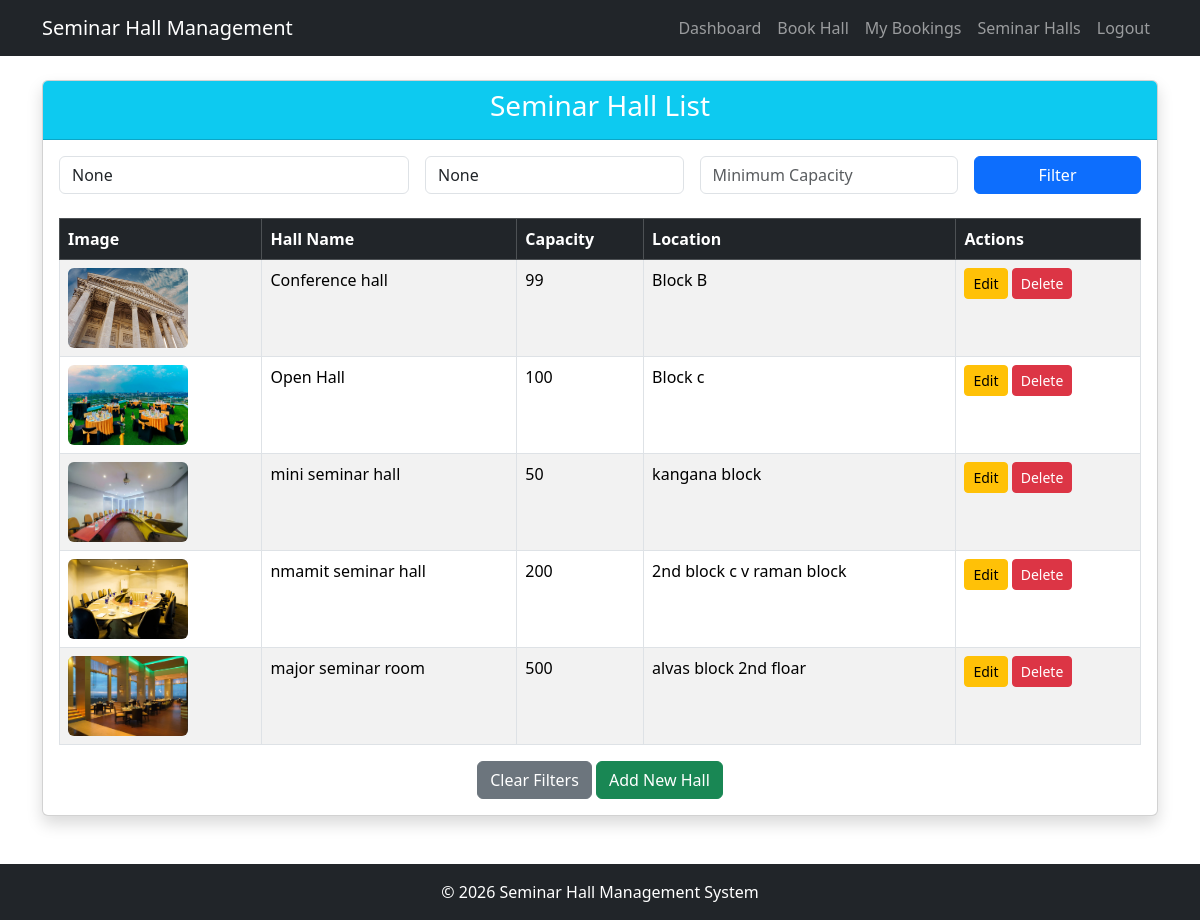
/hall-list/ (signed in), run on the app's committed database.
### accounts/models.py (models this page shows, shortened)
class SeminarHall(models.Model):
    hall_name = models.CharField(max_length=100)
    capacity = models.IntegerField()
    location = models.CharField(max_length=100)
    description = models.TextField()
    image = models.ImageField(upload_to='hall_images/', blank=True, null=True)

### accounts/views.py (the view)
# urls.py: path('hall-list/', views.hall_list, name='hall_list'),
@login_required
def hall_list(request):
    halls = SeminarHall.objects.all()
    search = request.GET.get('search')
    location = request.GET.get('location')
    capacity = request.GET.get('capacity')
    if search:
        halls = halls.filter(hall_name__icontains=search)
    if location:
        halls = halls.filter(location__icontains=location)
    if capacity:
        halls = halls.filter(capacity__gte=capacity)
    context = {
        'halls': halls,
        'search': search,
        'location': location,
        'capacity': capacity,
    }
    return render(request, 'accounts/hall_list.html', context)

### accounts/templates/accounts/hall_list.html (shortened to what this page needs)
{% extends 'accounts/base.html' %}
{% block content %}
<div class="card shadow">
    <div class="card-header bg-info text-white text-center">
        <h3>Seminar Hall List</h3>
    </div>
    <div class="card-body">
        <form method="GET" class="row g-3 mb-4">
            <div class="col-md-4">
                <input
                    type="text"
                    name="search"
                    class="form-control"
                    placeholder="Search Hall Name"
                    value="{{ search }}">
            </div>
            <div class="col-md-3">
                <input
                    type="text"
                    name="location"
                    class="form-control"
                    placeholder="Location"
                    value="{{ location }}">
            </div>
            <div class="col-md-3">
                <input
                    type="number"
                    name="capacity"
                    class="form-control"
                    placeholder="Minimum Capacity"
                    value="{{ capacity }}">
            </div>
            <div class="col-md-2 d-grid">
                <button type="submit" class="btn btn-primary">
                    Filter
                </button>
            </div>
        </form>
        <table class="table table-bordered table-hover table-striped">
            <thead class="table-dark">
                <tr>
                    <th>Image</th>
<th>Hall Name</th>
<th>Capacity</th>
<th>Location</th>
<th>Actions</th>
                </tr>
            </thead>
            <tbody>
            {% for hall in halls %}
            <tr>
                <td>
                    {% if hall.image %}
                        <img src="{{ hall.image.url }}"
                             width="120"
                             height="80"
                             class="rounded">
                    {% else %}
                        No Image
                    {% endif %}
                </td>
                <td>{{ hall.hall_name }}</td>
                <td>{{ hall.capacity }}</td>
                <td>{{ hall.location }}</td>
                <td>
                    <a href="{% url 'edit_hall' hall.id %}" class="btn btn-warning btn-sm">
                        Edit
                    </a>
                    <a href="{% url 'delete_hall' hall.id %}"
                       class="btn btn-danger btn-sm"
                       onclick="return confirm('Are you sure you want to delete this hall?');">
                        Delete
                    </a>
                </td>
            </tr>
            {% empty %}
                <tr>
                    <td colspan="4" class="text-center">
                        No seminar halls found.
                    </td>
                </tr>
            {% endfor %}
            </tbody>
        </table>
        <div class="text-center mt-3">
            <a href="{% url 'hall_list' %}" class="btn btn-secondary">
                Clear Filters
            </a>
            <a href="{% url 'add_hall' %}" class="btn btn-success">
                Add New Hall
            </a>
        </div>
    </div>
</div>
{% endblock %}

### accounts/templates/accounts/base.html (shortened to what this page needs)
<!DOCTYPE html>
<html lang="en">
<head>
    <link href="https://cdn.jsdelivr.net/npm/bootstrap@5.3.7/dist/css/bootstrap.min.css" rel="stylesheet">
</head>
<body>
<nav class="navbar navbar-expand-lg navbar-dark bg-dark">
    <div class="container">
        <a class="navbar-brand" href="{% url 'home' %}">
            Seminar Hall Management
        </a>
        <div class="navbar-nav ms-auto">
            {% if user.is_authenticated %}
                <a class="nav-link" href="{% url 'dashboard' %}">
                    Dashboard
                </a>
                <a class="nav-link" href="{% url 'book_hall' %}">
                    Book Hall
                </a>
                <a class="nav-link" href="{% url 'my_bookings' %}">
                    My Bookings
                </a>
                <a class="nav-link" href="{% url 'hall_list' %}">
                    Seminar Halls
                </a>
                <a class="nav-link" href="{% url 'logout' %}">
                    Logout
                </a>
            {% endif %}
        </div>
    </div>
</nav>
<div class="container mt-4">
    {% block content %}
    {% endblock %}
</div>
<footer class="bg-dark text-white text-center mt-5 p-3">
    © 2026 Seminar Hall Management System
</footer>
</body>
</html>

### data on the page
SeminarHall: image (picture), hall_name "Conference hall", capacity "99", location "Block B"
SeminarHall: image (picture), hall_name "Open Hall", capacity "100", location "Block c"
SeminarHall: image (picture), hall_name "mini seminar hall", capacity "50", location "kangana block"
SeminarHall: image (picture), hall_name "nmamit seminar hall", capacity "200", location "2nd block c v raman block"
SeminarHall: image (picture), hall_name "major seminar room", capacity "500", location "alvas block 2nd floar"
